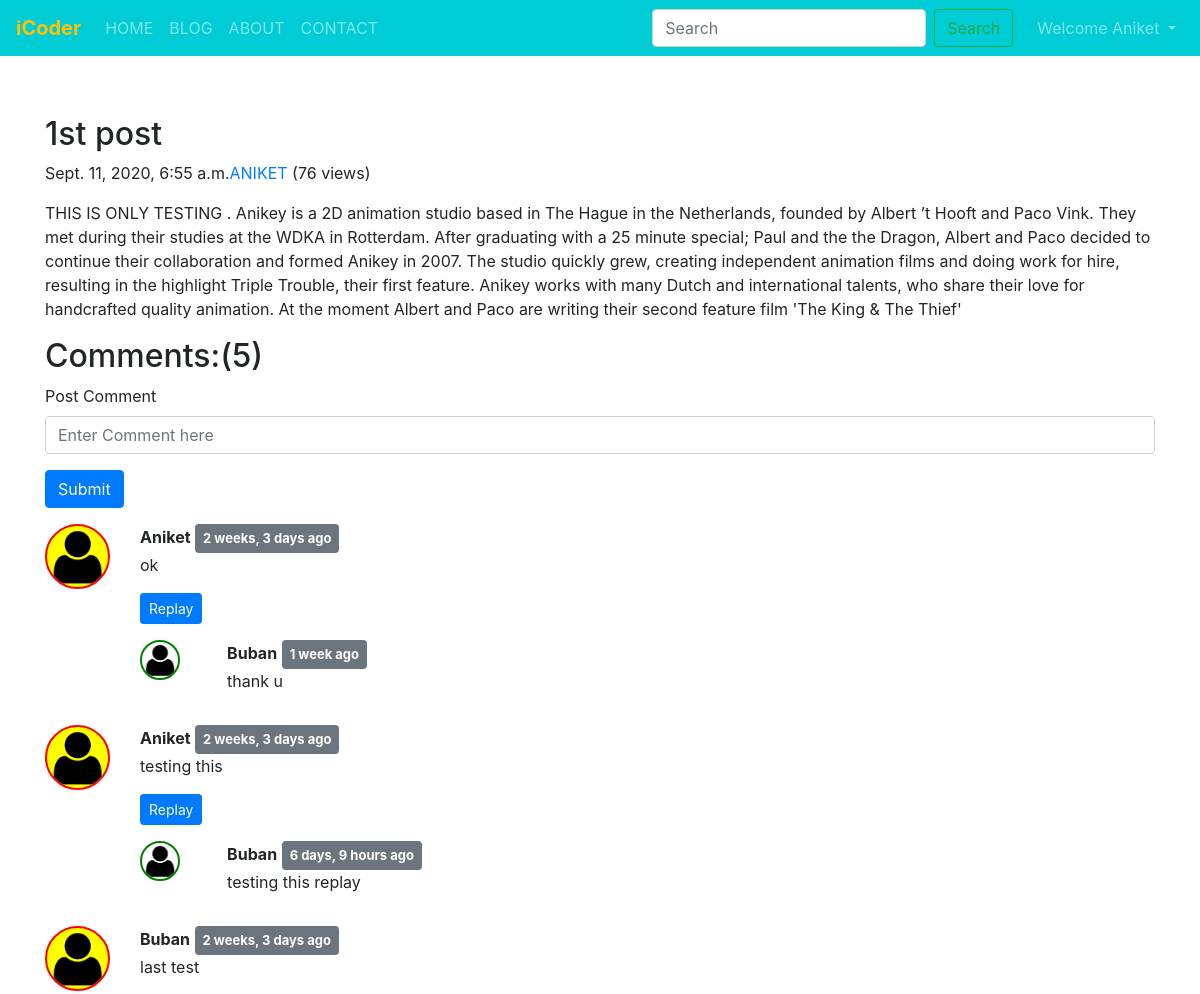
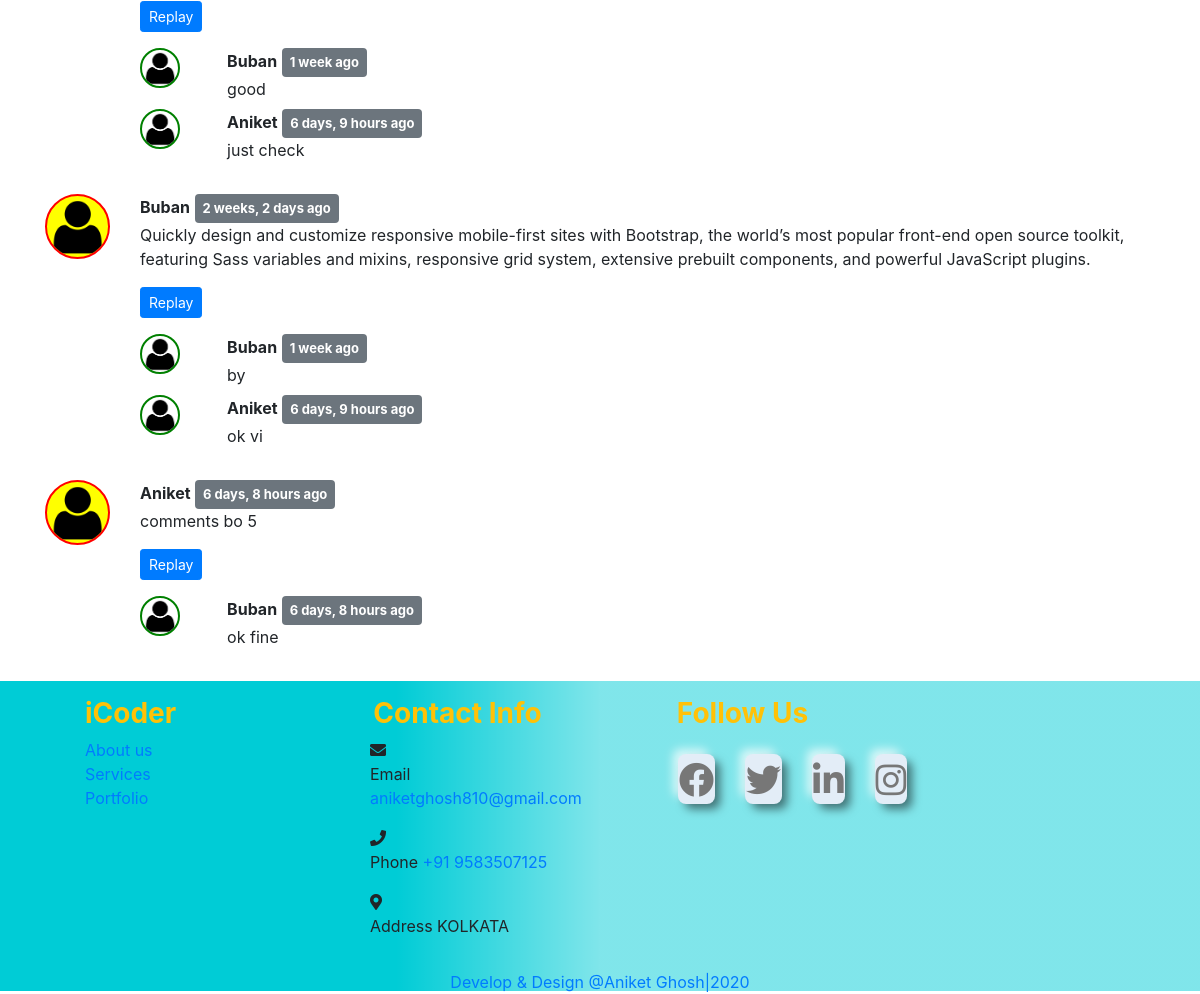
/blog/first-post/ (signed in), run on the app's committed database (2 pictures, top to bottom).
### blog/models.py (models this page shows, shortened)
class Post(models.Model):
    sno = models.AutoField(primary_key=True)
    title = models.CharField(max_length=50)
    content = models.TextField(default="")
    author = models.CharField(max_length=50)
    slug = models.CharField(max_length=130)
    views = models.IntegerField(default=0)
    timeStamp = models.DateTimeField(blank=True)

class BlogComment(models.Model):
    sno =models.AutoField(primary_key=True)
    comment = models.TextField()
    user = models.ForeignKey(User,on_delete=models.CASCADE)
    post = models.ForeignKey(Post,on_delete=models.CASCADE)
    parent = models.ForeignKey('self',on_delete=models.CASCADE,null=True)
    timestamp = models.DateTimeField(default=now)
    def __str__(self):
        return self.comment[0:13] + ' - ' + self.user.username

### blog/views.py (the view)
# urls.py: path('<str:slug>/',views.blogSlug,name='blogSlug')
def blogSlug(request, slug):
    post=Post.objects.filter(slug=slug).first()
    post.views = post.views + 1
    post.save()
    comments = BlogComment.objects.filter(post=post,parent=None)
    replies = BlogComment.objects.filter(post=post).exclude(parent=None)
    replayDict = {}
    for replay in replies:
        if replay.parent.sno not in replayDict.keys():
            replayDict[replay.parent.sno] = [replay]
        else:
            replayDict[replay.parent.sno].append(replay)
    print(replayDict)
    context = {"post":post,'comments':comments,'user':request.user,'replayDict':replayDict}
    return render(request, 'blog/blogPost.html',context)

### blog/templatetags/extras.py (called while the page is built)
@register.filter (name='get_val')
def get_val(dict,key):
    return dict.get(key)

### templates/blog/blogPost.html (shortened to what this page needs)
{% extends 'base.html' %}
{% block css %}
<link rel="stylesheet" href="/static/blogPost.css">
{% endblock css %}
{% block body %}
{% load humanize %}
{% load extras %}
<div class="container" style="padding-top: 115px;">
    <div class="blog-post">
        <h2 class="blog-post-title">{{post.title}}</h2>
        <p class="blog-post-meta">{{post.timeStamp}}<a href="/about">{{post.author}}</a> (<span>{{post.views}} views</span>)</p>
        <p>{{post.content|safe}}</p>
    </div>
</div>
<div class="container">
    <h2>Comments:({{comments.count}})</h2>
    <div class="my-2">
        {% if user.is_authenticated %}
        <form action="/blog/postComment/" method='post'>
            <div class="form-group">
                <label for="text">Post Comment</label>
                <input type="text" class="form-control" id="text" name="comment" aria-describedby="emailHelp"
                    placeholder="Enter Comment here" required>
            </div>
            <button type="submit" class="btn btn-primary">Submit</button>
        </form>
        {% else %}
        <p>Please login to post a comment</p>
        {% endif %}
    </div>
    {% for comment in comments  %}
    <div class="row my-3">
        <div class="col-md-1 col-sm-3">
            <img class="com_img" src="/static/img/user.png"
                style="border:2px solid red;" alt="user">
        </div>
        <div class="col-md-11 col-sm-6"><b>{{comment.user.username}}</b> <span class="badge badge-secondary"
                style="font-size: 13px;padding: 8px;">{{comment.timestamp |naturaltime}}</span>
            <div> {{comment.comment}}</div>
            <div class="relay mx-0 mt-3">
                {% if user.is_authenticated %}
                <button class="btn btn-sm btn-primary" type="button" data-toggle="collapse"
                    data-target="#replayBox{{comment.sno}}" aria-expanded="false"
                    aria-controls="replayBox{{comment.sno}}">
                    Replay
                </button>
                {% else %}
                <button class="btn btn-sm btn-primary" type="button" data-toggle="collapse"
                    data-target="#replayBox{{comment.sno}}" aria-expanded="false"
                    aria-controls="replayBox{{comment.sno}}" disabled>
                    Login Replay
                </button>
                {% endif %}
                <div class="replies  my-3">
                    {% for replay in replayDict|get_val:comment.sno%}
                    <div class="row my-2">
                        <div class="col-md-1 col-sm-3">
                            <img class="rep_img" src="/static/img/user.png"
                                style="border:2px solid green;" alt="user">
                        </div>
                        <div class="col-md-11 col-sm-6">
                            <b>{{replay.user.username}}</b> <span class="badge badge-secondary"
                                style="font-size: 13px;padding: 8px;">{{replay.timestamp |naturaltime}}</span>
                            <div> {{replay.comment}}</div>
                        </div>
                    </div>
                    {% endfor %}
                </div>
            </div>
        </div>
    </div>
    {% endfor %}
</div>
{% endblock body %}

### templates/base.html (shortened to what this page needs)
<!doctype html>
<html lang="en">
<head>
    <link rel="stylesheet" href="https://stackpath.bootstrapcdn.com/bootstrap/4.5.2/css/bootstrap.min.css"
>
    <link rel="stylesheet" href="https://stackpath.bootstrapcdn.com/font-awesome/4.7.0/css/font-awesome.min.css"
>
    <link rel="stylesheet" href="https://cdnjs.cloudflare.com/ajax/libs/font-awesome/4.7.0/css/font-awesome.min.css">
    <link rel="stylesheet" href="https://cdnjs.cloudflare.com/ajax/libs/font-awesome/5.14.0/css/all.min.css">
    <link rel="stylesheet" href="/static/base.css">
    {% block css %}
    {% endblock css %}
</head>
<body>
    <nav class="navbar navbar-expand-md navbar-dark fixed-top">
        <a class="navbar-brand text-warning font-weight-bold" href="/">iCoder</a>
        <div class="collapse navbar-collapse" id="navbarSupportedContent">
            <ul class="navbar-nav mr-auto text-center">
                <li class="nav-item {% block homeactive %} {% endblock homeactive %}">
                    <a class="nav-link " href="/">HOME <span class="sr-only">(current)</span></a>
                </li>
                <li class="nav-item {% block blogactive %} {% endblock blogactive %}">
                    <a class="nav-link" href="/blog">BLOG</a>
                </li>
                <li class="nav-item {% block aboutactive %} {% endblock aboutactive %}">
                    <a class="nav-link" href="/about">ABOUT</a>
                </li>
                <li class="nav-item {% block contactactive %} {% endblock contactactive %}">
                    <a class="nav-link" href="/contact">CONTACT</a>
                </li>
            </ul>
            <form method="GET" action="/search" class="form-inline my-2 my-lg-0 mx-2">
                <input class="form-control mr-sm-2" type="search" placeholder="Search" aria-label="Search" name="query"
                    id="query" required>
                <button class="btn btn-outline-success my-2 my-sm-0" type="submit">Search</button>
            </form>
            {% if user.is_authenticated %}
            <ul class="navbar-nav ml-2">
                <li class="nav-item dropdown">
                    <a class="nav-link dropdown-toggle" href="#" id="navbarDropdown" role="button"
                        data-toggle="dropdown" aria-haspopup="true" aria-expanded="false">
                        Welcome {{request.user}}
                    </a>
                </li>
            </ul>
            {% endif %}
        </div>
    </nav>
    {% block body %}
    {% endblock body %}
    <div class="footer_wrapper float_left">
        <div class="container text-center">
            <div class="row">
                <div class="col-lg-3 col-md-4 col-12 col-sm-12 text-left my-3 r1">
                    <div class="footer_widget footer_blog_wrapper float_left">
                        <h3 class="text-warning font-weight-bold" style="padding-left: 40px;">iCoder</h3>
                        <ul class="footer-address-list link-hover text-left">
                            <a href="/about">About us</a><br>
                            <a href="/about">Services</a><br>
                            <a href="/about">Portfolio</a>
                        </ul>
                    </div>
                </div>
                <div class="col-lg-3 col-md-4 col-12 col-sm-12 my-3 r2">
                    <div class="footer_widget  float_left">
                        <h3 class="text-warning font-weight-bold">Contact Info </h3>
                        <ul class="footer-address-list text-left">
                            <span><i class="fas fa-envelope"></i></span>
                            <p>Email <span> <a
                                        href="mailto:aniketghosh810@gmail.com">aniketghosh810@gmail.com</a></span>
                            </p>
                            <span><i class="fa fa-phone" aria-hidden="true"></i></span>
                            <p>Phone <span> <a href="tel:+91 9583507125">+91 9583507125</a></span></p>
                            <span><i class="fas fa-map-marker-alt"></i></span>
                            <p>Address <span>KOLKATA</span></p>
                        </ul>
                    </div>
                </div>
                <div class="col-lg-3 col-md-4 col-12 col-sm-12 my-3 r3">
                    <div class="footer_widget footer_blog_wrapper float_left">
                        <h3 class="text-warning font-weight-bold">Follow Us </h3>
                        <ul class="social-media my-4" style="padding-left: 100px;">
                            <a href="https://www.facebook.com/" target="_blank">
                                <i class="fab fa-facebook"></i>
                            </a>
                            <a href="https://twitter.com/explore">
                                <i class="fab fa-twitter" target="_blank"></i>
                            </a>
                            <a href="https://www.linkedin.com/in/aniket-ghosh-4640b5193/" target="_blank">
                                <i class="fab fa-linkedin-in" target="_blank"></i>
                            </a>
                            <a href="https://www.instagram.com/aniketgh12/" target="_blank">
                                <i class="fab fa-instagram"></i>
                            </a>
                        </ul>
                    </div>
                </div>
            </div>
            <a href="http://aniketgh-portfolio.herokuapp.com/" target="_blank">Develop & Design @Aniket Ghosh|2020</a>
        </div>
    </div>
</body>
</html>

### static/base.css (style rules this page uses)
.social-media { display: flex; justify-content: center; }
.social-media a { display: flex; background: #e3edf7; height: 50px; width: 60px; margin: 0 15px; border-radius: 8px; align-items: center; justify-content: center; text-decoration: none; box-shadow: 6px 6px 10px -1px rgba(0, 0, 0, 0.5), -6px -6px 10px -1px rgba(255, 255, 255, 0.7); border: 1px solid rgba(0, 0, 0, 0); transition: transform 0.5s; }
.social-media a i { font-size: 35px; color: #777; transition: transform 0.5s; }
.navbar { background-color: #00ccd6; background-image: linear-gradient(90deg, transparent 100%, rgba(255,255,255,.5) 50%); }
.footer_wrapper { background-color: #00ccd6; background-image: linear-gradient(90deg, transparent 33%, rgba(255,255,255,.5) 50%); height: 310px; width: 100%; }

### static/blogPost.css (style rules this page uses)
.com_img { width: 100%; border-radius: 50%; background-color: yellow; }
.rep_img { width: 70%; border-radius: 50%; background-color: white; }

### data on the page
Post: title "1st post", timeStamp "Sept. 11, 2020, 6:55 a.m.", author "ANIKET", views "76", content "THIS IS ONLY TESTING . Anikey is a 2D animation studio based in The Hague in the Netherlands, founded by Albert ’t Hooft and Paco Vink. They met during their studies at the WDKA in Rotterdam. After graduating with a 25 minute special; Paul and the the Dragon, Albert and Paco decided to continue their collaboration and formed Anikey in 2007. The studio quickly grew, creating independent animation films and doing work for hire, resulting in the highlight Triple Trouble, their first feature. Anikey works with many Dutch and international talents, who share their love for handcrafted quality animation. At the moment Albert and Paco are writing their second feature film 'The King & The Thief'"
BlogComment: user.username "Aniket", timestamp "2 weeks, 3 days ago", comment "ok"
BlogComment: user.username "Buban", timestamp "1 week ago", comment "thank u"
BlogComment: user.username "Aniket", timestamp "2 weeks, 3 days ago", comment "testing this"
BlogComment: user.username "Buban", timestamp "6 days, 9 hours ago", comment "testing this replay"
BlogComment: user.username "Buban", timestamp "2 weeks, 3 days ago", comment "last test"
BlogComment: user.username "Buban", timestamp "1 week ago", comment "good"
BlogComment: user.username "Aniket", timestamp "6 days, 9 hours ago", comment "just check"
BlogComment: user.username "Buban", timestamp "2 weeks, 2 days ago", comment "Quickly design and customize responsive mobile-first sites with Bootstrap, the world’s most popular front-end open source toolkit, featuring Sass variables and mixins, responsive grid system, extensive prebuilt components, and powerful JavaScript plugins."
BlogComment: user.username "Buban", timestamp "1 week ago", comment "by"
BlogComment: user.username "Aniket", timestamp "6 days, 9 hours ago", comment "ok vi"
BlogComment: user.username "Aniket", timestamp "6 days, 8 hours ago", comment "comments bo 5"
BlogComment: user.username "Buban", timestamp "6 days, 8 hours ago", comment "ok fine"

### other printed values
{{ request.user }} "Aniket"
{{ comments.count }} "5"
